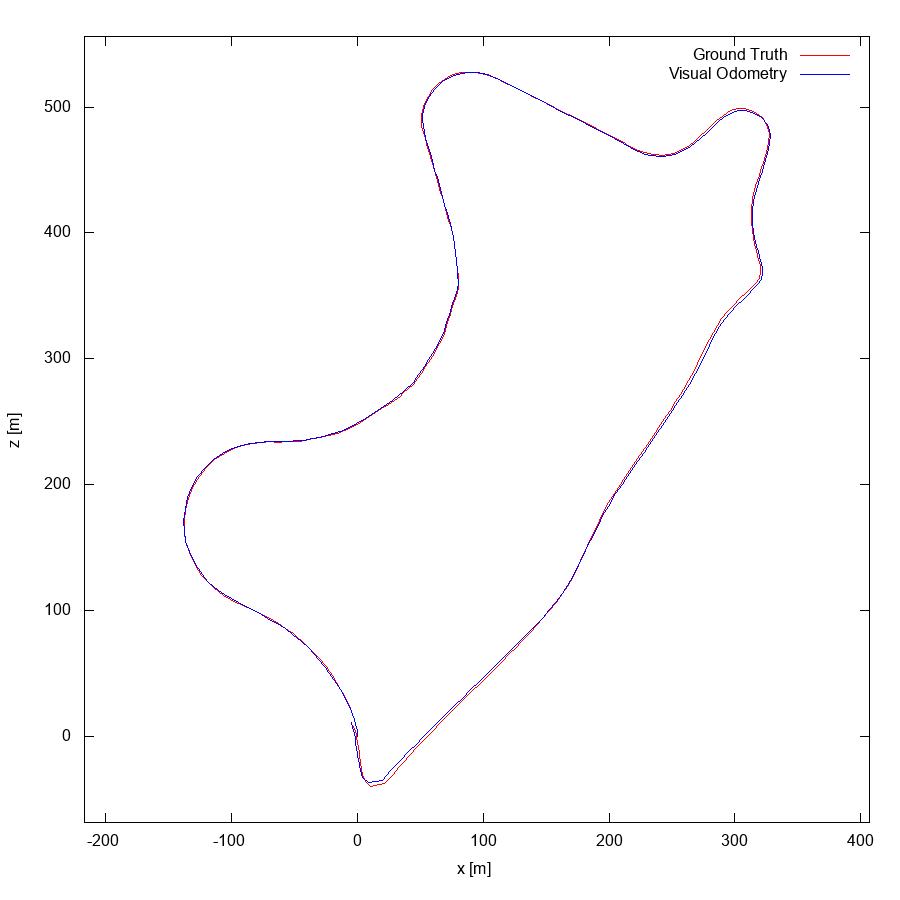

The gnuplot source for this figure:
set term postscript eps enhanced color
set output "00.eps"
set size ratio -1
set xrange [-217:407]
set yrange [-68:556]
set xlabel "x [m]"
set ylabel "z [m]"
plot "00.txt" using 1:2 lc rgb "#FF0000" title 'Ground Truth' w lines,"00.txt" using 3:4 lc rgb "#0000FF" title 'Visual Odometry' w lines,"< head -1 00.txt" using 1:2 lc rgb "#000000" pt 4 ps 1 lw 2 title 'Sequence Start' w points
